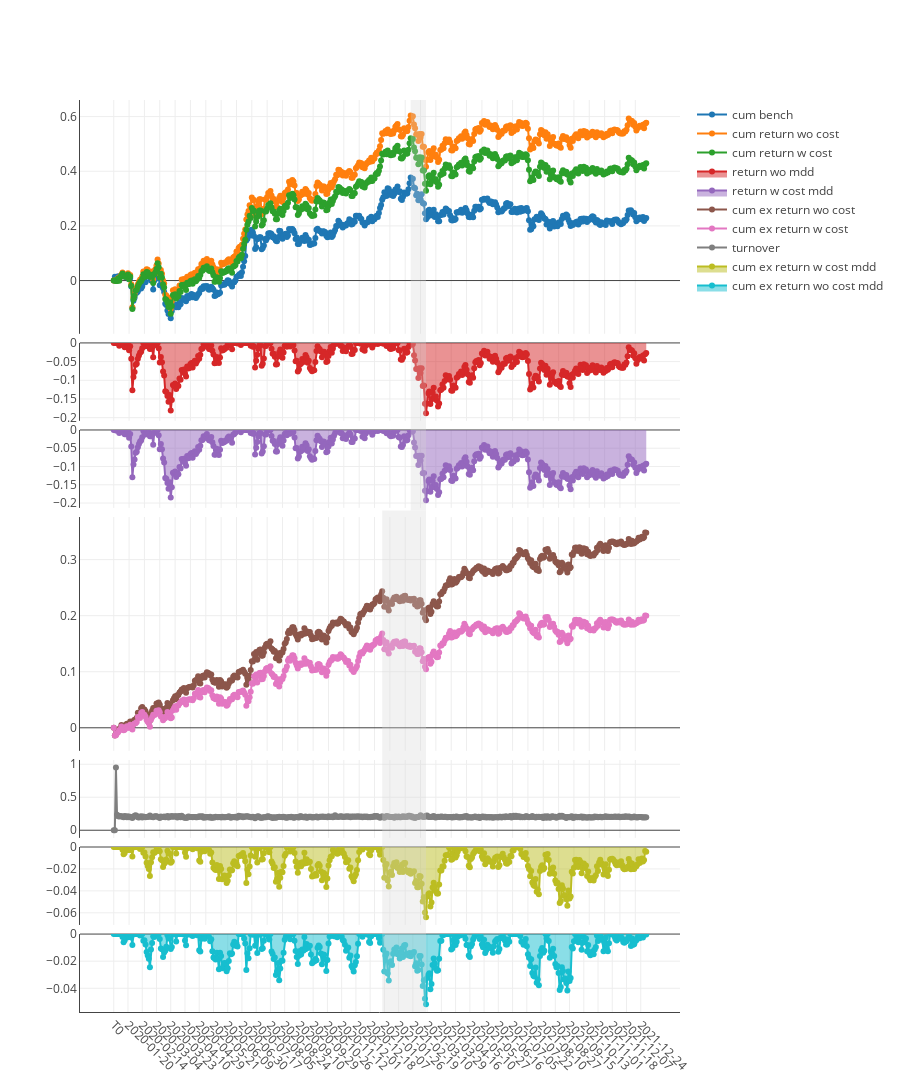

Source (notebook cell):
### Code cell
import pickle

file_path = 'out/backtests/50-5/boot/0-graph.pkl'

with open(file_path, 'rb') as file:
    chart = pickle.load(file)
chart.show()

### Figure 1 — Plotly figure (JSON) as saved in the notebook; plotly's stock layout.template omitted (floating-point values rounded to 4 significant figures; data arrays with more than 128 entries replaced by an {"elided": "..."} marker saying what was removed)
{"data": [{"mode": "lines+markers", "name": "cum bench", "type": "scatter", "x": {"elided": "487 str values"}, "xaxis": "x", "y": {"elided": "487 float values"}, "yaxis": "y"}, {"mode": "lines+markers", "name": "cum return wo cost", "type": "scatter", "x": {"elided": "487 str values"}, "xaxis": "x", "y": {"elided": "487 float values"}, "yaxis": "y"}, {"mode": "lines+markers", "name": "cum return w cost", "type": "scatter", "x": {"elided": "487 str values"}, "xaxis": "x", "y": {"elided": "487 float values"}, "yaxis": "y"}, {"fill": "tozeroy", "mode": "lines+markers", "name": "return wo mdd", "type": "scatter", "x": {"elided": "487 str values"}, "xaxis": "x2", "y": {"elided": "487 float values"}, "yaxis": "y2"}, {"fill": "tozeroy", "mode": "lines+markers", "name": "return w cost mdd", "type": "scatter", "x": {"elided": "487 str values"}, "xaxis": "x3", "y": {"elided": "487 float values"}, "yaxis": "y3"}, {"mode": "lines+markers", "name": "cum ex return wo cost", "type": "scatter", "x": {"elided": "487 str values"}, "xaxis": "x4", "y": {"elided": "487 float values"}, "yaxis": "y4"}, {"mode": "lines+markers", "name": "cum ex return w cost", "type": "scatter", "x": {"elided": "487 str values"}, "xaxis": "x4", "y": {"elided": "487 float values"}, "yaxis": "y4"}, {"mode": "lines+markers", "name": "turnover", "type": "scatter", "x": {"elided": "487 str values"}, "xaxis": "x5", "y": {"elided": "487 float values"}, "yaxis": "y5"}, {"fill": "tozeroy", "mode": "lines+markers", "name": "cum ex return w cost mdd", "type": "scatter", "x": {"elided": "487 str values"}, "xaxis": "x6", "y": {"elided": "487 float values"}, "yaxis": "y6"}, {"fill": "tozeroy", "mode": "lines+markers", "name": "cum ex return wo cost mdd", "type": "scatter", "x": {"elided": "487 str values"}, "xaxis": "x7", "y": {"elided": "487 float values"}, "yaxis": "y7"}], "layout": {"height": 1200, "shapes": [{"fillcolor": "#d3d3d3", "line": {"width": 0}, "opacity": 0.3, "type": "rect", "x0": "2021-02-10", "x1": "2021-03-09", "xref": "x", "y0": 0.55, "y1": 1, "yref": "paper"}, {"fillcolor": "#d3d3d3", "line": {"width": 0}, "opacity": 0.3, "type": "rect", "x0": "2021-01-05", "x1": "2021-03-09", "xref": "x", "y0": 0, "y1": 0.55, "yref": "paper"}], "title": {"text": " "}, "xaxis": {"anchor": "y", "domain": [0, 1], "matches": "x7", "showline": false, "showticklabels": false, "tickangle": 45, "type": "category"}, "xaxis2": {"anchor": "y2", "domain": [0, 1], "matches": "x7", "showline": false, "showticklabels": false, "tickangle": 45, "type": "category"}, "xaxis3": {"anchor": "y3", "domain": [0, 1], "matches": "x7", "showline": false, "showticklabels": false, "tickangle": 45, "type": "category"}, "xaxis4": {"anchor": "y4", "domain": [0, 1], "matches": "x7", "showline": false, "showticklabels": false, "tickangle": 45, "type": "category"}, "xaxis5": {"anchor": "y5", "domain": [0, 1], "matches": "x7", "showline": false, "showticklabels": false, "tickangle": 45, "type": "category"}, "xaxis6": {"anchor": "y6", "domain": [0, 1], "matches": "x7", "showline": false, "showticklabels": false, "tickangle": 45, "type": "category"}, "xaxis7": {"anchor": "y7", "domain": [0, 1], "showline": true, "tickangle": 45, "type": "category"}, "yaxis": {"anchor": "x", "domain": [0.7436, 1], "showline": true, "showticklabels": true, "zeroline": true}, "yaxis2": {"anchor": "x2", "domain": [0.6482, 0.7336], "showline": true, "showticklabels": true, "zeroline": true}, "yaxis3": {"anchor": "x3", "domain": [0.5527, 0.6382], "showline": true, "showticklabels": true, "zeroline": true}, "yaxis4": {"anchor": "x4", "domain": [0.2864, 0.5427], "showline": true, "showticklabels": true, "zeroline": true}, "yaxis5": {"anchor": "x5", "domain": [0.1909, 0.2764], "showline": true, "showticklabels": true, "zeroline": true}, "yaxis6": {"anchor": "x6", "domain": [0.09545, 0.1809], "showline": true, "showticklabels": true, "zeroline": true}, "yaxis7": {"anchor": "x7", "domain": [0, 0.08545], "showline": true, "showticklabels": true, "zeroline": true}}}
